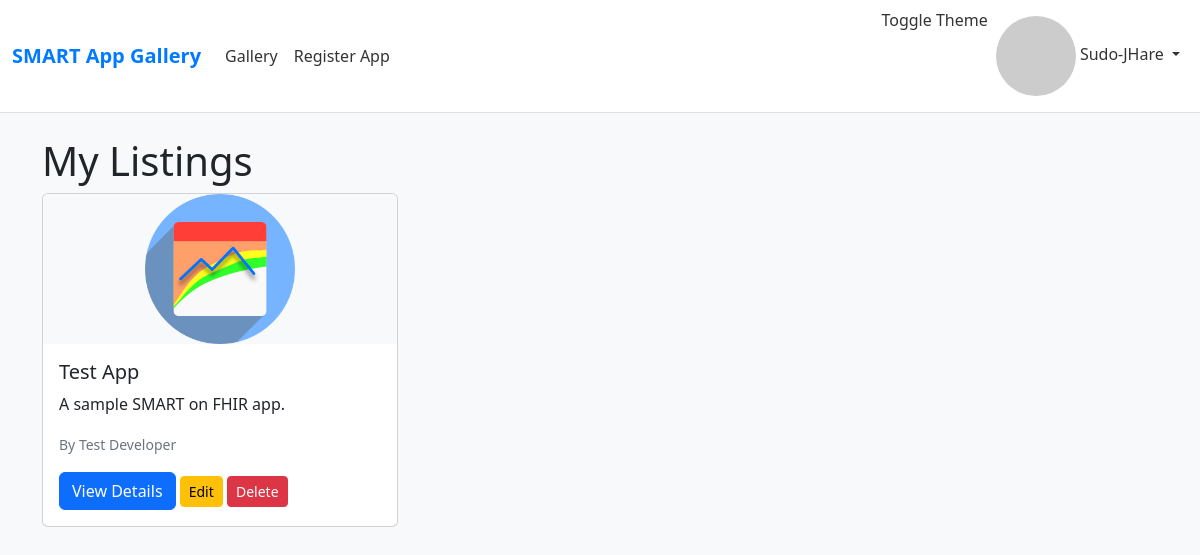
/my-listings (signed in), run on the app's committed database.
### app/models.py (models this page shows, shortened)
class User(db.Model):
    id = db.Column(db.Integer, primary_key=True)
    username = db.Column(db.String(80), unique=True, nullable=False)
    email = db.Column(db.String(120), unique=True, nullable=True)
    password_hash = db.Column(db.String(255))
    oauth_provider = db.Column(db.String(50))
    oauth_id = db.Column(db.String(100))
    created_at = db.Column(db.DateTime, default=datetime.utcnow)
    @property
    def is_authenticated(self):
        return True

class SmartApp(db.Model):
    id = db.Column(db.Integer, primary_key=True)
    name = db.Column(db.String(100), nullable=False)
    description = db.Column(db.Text, nullable=False)
    developer = db.Column(db.String(100), nullable=False)
    contact_email = db.Column(db.String(120), nullable=False)
    logo_url = db.Column(db.String(200))
    launch_url = db.Column(db.String(200), nullable=False)
    client_id = db.Column(db.String(100), nullable=False)
    scopes = db.Column(db.Text)
    website = db.Column(db.String(200))
    designed_for_id = db.Column(db.Integer, db.ForeignKey('designed_for.id'))
    application_type_id = db.Column(db.Integer, db.ForeignKey('application_type.id'))
    fhir_compatibility_id = db.Column(db.Integer, db.ForeignKey('fhir_support.id'))
    categories = db.Column(db.Text)  # Comma-separated Category IDs
    specialties = db.Column(db.Text)  # Comma-separated Speciality IDs
    licensing_pricing_id = db.Column(db.Integer, db.ForeignKey('pricing_license.id'))
    os_support = db.Column(db.Text)  # Comma-separated OSSupport IDs
    app_images = db.Column(db.Text)
    ehr_support = db.Column(db.Text)  # Comma-separated EHRSupport IDs
    user_id = db.Column(db.Integer, db.ForeignKey('user.id'), nullable=False)
    registration_date = db.Column(db.DateTime, default=datetime.utcnow)
    last_updated = db.Column(db.DateTime, default=datetime.utcnow, onupdate=datetime.utcnow)

### app/routes.py (the view)
@gallery_bp.route('/my-listings')
@login_required
def my_listings():
    apps = SmartApp.query.filter_by(user_id=current_user.id).all()
    return render_template('my_listings.html', apps=apps)

### app/templates/my_listings.html
{% extends "base.html" %}
{% block content %}
    <h1>My Listings</h1>
    {% if apps %}
        <div class="row">
            {% for app in apps %}
                <div class="col-md-4 mb-3">
                    <div class="card">
                        {% if app.logo_url %}
                            <img src="{{ app.logo_url }}" class="card-img-top" alt="{{ app.name }} logo" style="max-height: 150px; object-fit: contain;">
                        {% endif %}
                        <div class="card-body">
                            <h5 class="card-title">{{ app.name }}</h5>
                            <p class="card-text">{{ app.description | truncate(100) }}</p>
                            <p class="card-text"><small class="text-muted">By {{ app.developer }}</small></p>
                            <a href="{{ url_for('gallery.app_detail', app_id=app.id) }}" class="btn btn-primary">View Details</a>
                            <a href="{{ url_for('gallery.edit_app', app_id=app.id) }}" class="btn btn-warning btn-sm">Edit</a>
                            <form action="{{ url_for('gallery.delete_app', app_id=app.id) }}" method="POST" class="d-inline">
                                <button type="submit" class="btn btn-danger btn-sm" onclick="return confirm('Are you sure you want to delete {{ app.name }}?')">Delete</button>
                            </form>
                        </div>
                    </div>
                </div>
            {% endfor %}
        </div>
    {% else %}
        <p>You haven't registered any apps yet.</p>
        <a href="{{ url_for('gallery.register') }}" class="btn btn-primary">Register an App</a>
    {% endif %}
{% endblock %}

### app/templates/base.html (shortened to what this page needs)
<!DOCTYPE html>
<html lang="en"> <head>
    <link href="https://cdn.jsdelivr.net/npm/bootstrap@5.3.0/dist/css/bootstrap.min.css" rel="stylesheet">
</head>
<body>
    <nav class="navbar navbar-expand-lg navbar-light">
        <div class="container-fluid">
            <a class="navbar-brand" href="{{ url_for('gallery.gallery') }}">SMART App Gallery</a>
            <div class="collapse navbar-collapse" id="navbarNav">
                <ul class="navbar-nav me-auto">
                    <li class="nav-item">
                        <a class="nav-link {% if request.endpoint == 'gallery.gallery' %}active{% endif %}" href="{{ url_for('gallery.gallery') }}">Gallery</a>
                    </li>
                    {% if current_user.is_authenticated %}
                        <li class="nav-item">
                            <a class="nav-link {% if request.endpoint == 'gallery.register' %}active{% endif %}" href="{{ url_for('gallery.register') }}">Register App</a>
                        </li>
                    {% endif %}
                </ul>
                <ul class="navbar-nav">
                    <li class="nav-item">
                        <button type="button" class="nav-link theme-toggle" onclick="toggleTheme()" style="background:none; border:none; padding:inherit; cursor:pointer; display:inline-block; line-height:inherit;">Toggle Theme</button>
                    </li>
                    {% if current_user.is_authenticated %}
                        <li class="nav-item dropdown">
                            <a class="nav-link dropdown-toggle" href="#" id="userDropdown" role="button" data-bs-toggle="dropdown" aria-expanded="false">
                                {% if current_user.email and current_user.email | md5 %}
                                    <img src="https://www.gravatar.com/avatar/{{ current_user.email | md5 }}?s=30&d=identicon" class="user-avatar" alt="User Avatar">
                                {% else %}
                                     <span class="initials-avatar">{{ current_user.username[:2] | upper }}</span>
                                {% endif %}
                                {{ current_user.username }} </a>
                        </li>
                    {% endif %}
                </ul>
            </div>
        </div>
    </nav>
    <div class="container mt-4">
        {% block content %}{% endblock %}
    </div>
</body>
</html>

### app/templates/base.html (style rules this page uses)
.navbar-light { background-color: #ffffff !important; border-bottom: 1px solid #e0e0e0; }
.navbar-brand { font-weight: bold; color: #007bff !important; }
.nav-link { color: #333 !important; transition: color 0.2s ease; }
.card-img-top { background-color: #f8f9fa; }
body { background-color: #f8f9fa; color: #212529; }
.card { background-color: #ffffff; }
.text-muted { color: #6c757d !important; }
.user-avatar { border-radius: 50%; vertical-align: middle; }

### data on the page
User: username "Sudo-JHare"
SmartApp: logo_url (picture), name "Test App", description "A sample SMART on FHIR app.", developer "Test Developer"
